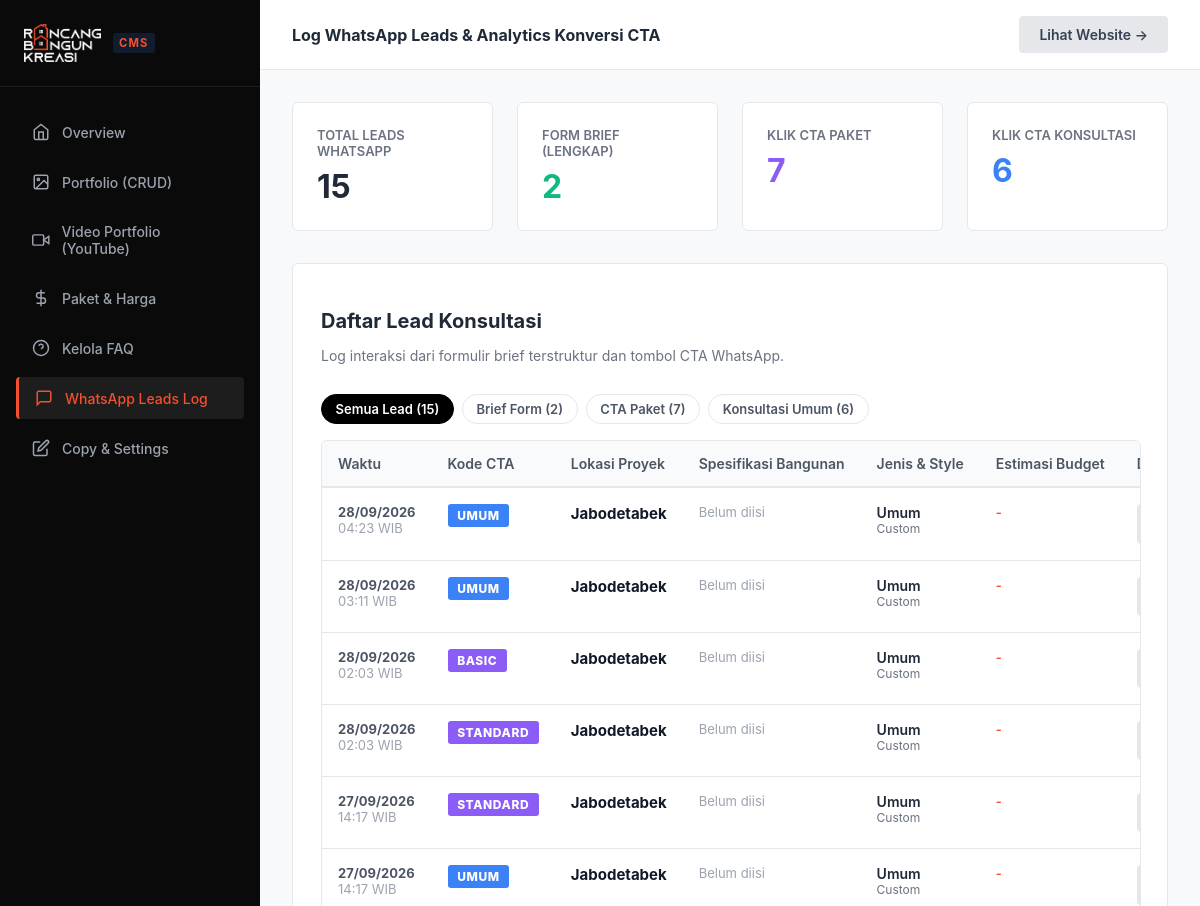
Page /admin/leads.php (signed in, upper part) on the earlier database version.
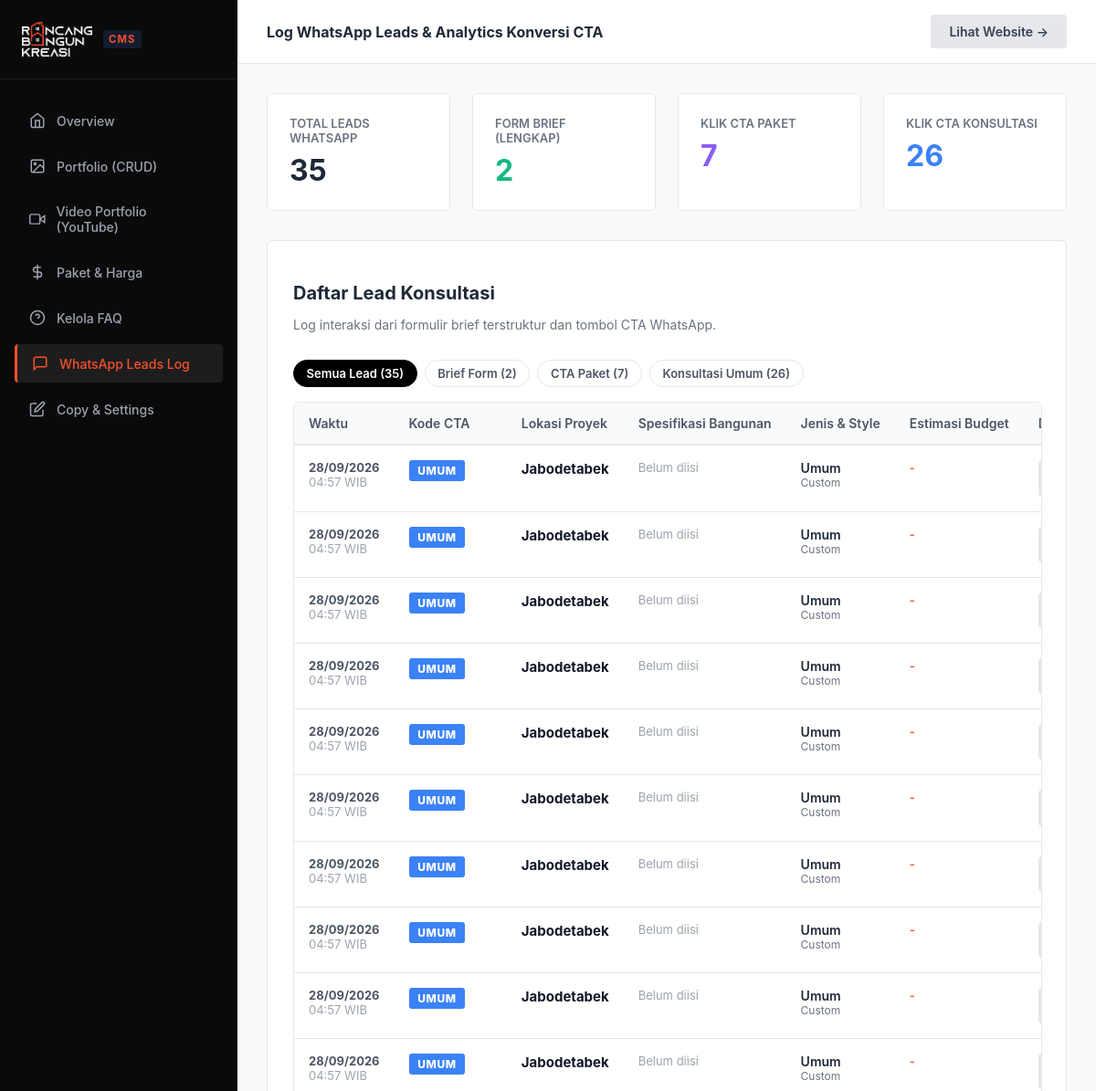
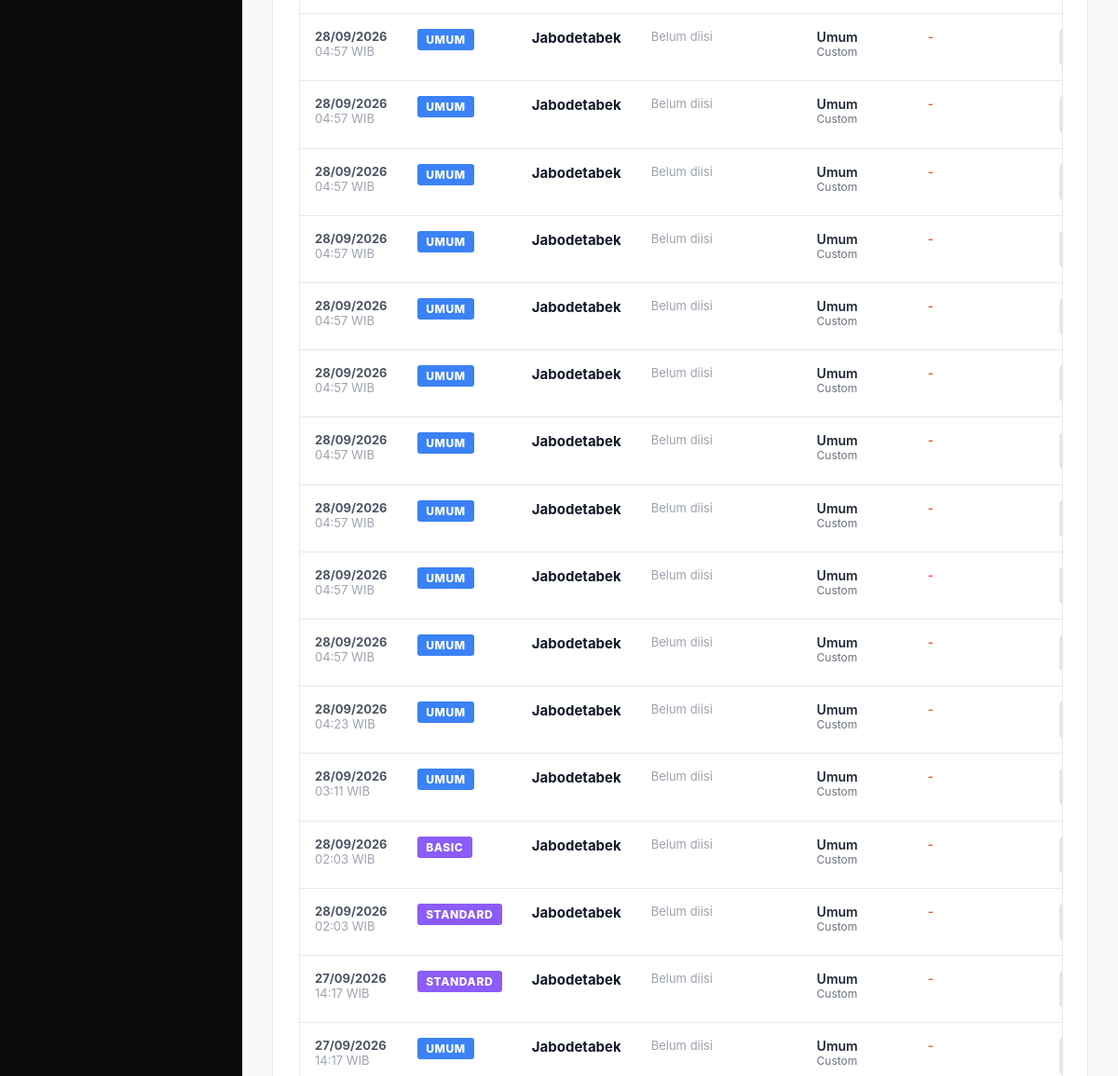
Same page on the later database version (2 pictures, top to bottom).
### tables this page shows
CREATE TABLE leads (
        id INTEGER PRIMARY KEY AUTOINCREMENT,
        name TEXT,
        wa_number TEXT,
        location TEXT,
        land_area TEXT,
        building_area TEXT,
        floors TEXT,
        building_type TEXT,
        style TEXT,
        budget TEXT,
        full_message TEXT,
        source_cta TEXT,
        status TEXT DEFAULT 'new',
        created_at DATETIME DEFAULT CURRENT_TIMESTAMP
    );

### config/auth.php (called while the page is built, shortened)
<?php
function e($string) {
    return htmlspecialchars($string ?? '', ENT_QUOTES, 'UTF-8');
}

### admin/leads.php (the view, shortened to what this page needs)
<?php
require_once __DIR__ . '/../config/auth.php';
$db = getDB();
$filter = $_GET['filter'] ?? 'all';
$sql = "SELECT * FROM leads";
$params = [];
$sql .= " ORDER BY created_at DESC";
$leads = $db->prepare($sql);
$leads->execute($params);
$leadsList = $leads->fetchAll();
$totalLeads = $db->query("SELECT COUNT(*) FROM leads")->fetchColumn();
$totalBriefs = $db->query("SELECT COUNT(*) FROM leads WHERE source_cta = 'LENGKAP'")->fetchColumn();
$totalPaket = $db->query("SELECT COUNT(*) FROM leads WHERE source_cta IN ('BASIC', 'STANDARD', 'PREMIUM', 'REKOMENDASI')")->fetchColumn();
$totalGeneral = $db->query("SELECT COUNT(*) FROM leads WHERE source_cta NOT IN ('LENGKAP', 'BASIC', 'STANDARD', 'PREMIUM', 'REKOMENDASI')")->fetchColumn();
?>
<!DOCTYPE html>
<html lang="id">
<head>
  <link rel="stylesheet" href="/assets/css/admin.css">
</head>
<body class="admin-body">
  <?php include __DIR__ . '/sidebar.php'; ?>
  <div class="admin-main">
    <div class="admin-topbar">
      <div><strong>Log WhatsApp Leads & Analytics Konversi CTA</strong></div>
      <a href="/" target="_blank" class="btn-admin btn-admin-secondary">Lihat Website &rarr;</a>
    </div>
    <div class="admin-content">
      <div class="stats-grid">
        <div class="stat-card">
          <div class="stat-label">Total Leads WhatsApp</div>
          <div class="stat-value"><?= $totalLeads; ?></div>
        </div>
        <div class="stat-card">
          <div class="stat-label">Form Brief (Lengkap)</div>
          <div class="stat-value" style="color: #10B981;"><?= $totalBriefs; ?></div>
        </div>
        <div class="stat-card">
          <div class="stat-label">Klik CTA Paket</div>
          <div class="stat-value" style="color: #8B5CF6;"><?= $totalPaket; ?></div>
        </div>
        <div class="stat-card">
          <div class="stat-label">Klik CTA Konsultasi</div>
          <div class="stat-value" style="color: #3B82F6;"><?= $totalGeneral; ?></div>
        </div>
      </div>
      <div class="card">
        <div style="display: flex; align-items: center; justify-content: space-between; flex-wrap: wrap; gap: 1rem; margin-bottom: 1rem;">
          <div>
            <h2 style="font-size: 1.25rem; font-weight: 700; margin-bottom: 0.25rem;">Daftar Lead Konsultasi</h2>
            <p style="font-size: 0.875rem; color: #6B7280;">Log interaksi dari formulir brief terstruktur dan tombol CTA WhatsApp.</p>
          </div>
          <div class="filter-pills" style="margin-bottom: 0;">
            <a href="/admin/leads.php?filter=all" class="filter-pill <?= $filter === 'all' ? 'active' : ''; ?>">Semua Lead (<?= $totalLeads; ?>)</a>
            <a href="/admin/leads.php?filter=brief" class="filter-pill <?= $filter === 'brief' ? 'active' : ''; ?>">Brief Form (<?= $totalBriefs; ?>)</a>
            <a href="/admin/leads.php?filter=paket" class="filter-pill <?= $filter === 'paket' ? 'active' : ''; ?>">CTA Paket (<?= $totalPaket; ?>)</a>
            <a href="/admin/leads.php?filter=umum" class="filter-pill <?= $filter === 'umum' ? 'active' : ''; ?>">Konsultasi Umum (<?= $totalGeneral; ?>)</a>
          </div>
        </div>
        <?php if (empty($leadsList)): ?>
          <div style="text-align: center; padding: 4rem 2rem; color: #9CA3AF; background: #F9FAFB; border-radius: 6px; border: 1px dashed #E5E7EB;">
            <svg width="48" height="48" viewBox="0 0 24 24" fill="none" stroke="currentColor" stroke-width="1.5" style="margin-bottom: 1rem; color: #D1D5DB;"><path d="M21 15a2 2 0 0 1-2 2H7l-4 4V5a2 2 0 0 1 2-2h14a2 2 0 0 1 2 2z"/></svg>
            <div style="font-size: 1rem; font-weight: 600; color: #374151;">Belum Ada Lead Tersimpan</div>
            <div style="font-size: 0.875rem; color: #6B7280; margin-top: 0.25rem;">Leads akan otomatis masuk ketika pengunjung mengklik CTA WhatsApp atau mengirim formulir brief.</div>
          </div>
        <?php else: ?>
          <div class="table-responsive">
            <table class="admin-table">
              <thead>
                <tr>
                  <th style="width: 130px;">Waktu</th>
                  <th style="width: 140px;">Kode CTA</th>
                  <th style="width: 180px;">Lokasi Proyek</th>
                  <th style="width: 200px;">Spesifikasi Bangunan</th>
                  <th style="width: 180px;">Jenis & Style</th>
                  <th style="width: 160px;">Estimasi Budget</th>
                  <th style="width: 160px;">Detail Brief</th>
                </tr>
              </thead>
              <tbody>
                <?php foreach ($leadsList as $lead): ?>
                  <?php
                    $ctaCode = strtoupper($lead['source_cta'] ?? 'UMUM');
                    $badgeClass = 'umum';
                    if ($ctaCode === 'LENGKAP') {
                        $badgeClass = 'lengkap';
                    } elseif (in_array($ctaCode, ['BASIC', 'STANDARD', 'PREMIUM', 'REKOMENDASI'])) {
                        $badgeClass = 'paket';
                    } elseif (in_array($ctaCode, ['SEBELUM-BANGUN', 'RUMAH', 'KOMERSIAL'])) {
                        $badgeClass = 'sebelum';
                    }
                  ?>
                  <tr>
                    <td style="white-space: nowrap; font-size: 0.8125rem; color: #4B5563;">
                      <strong><?= date('d/m/Y', strtotime($lead['created_at'])); ?></strong><br>
                      <span style="color: #9CA3AF;"><?= date('H:i', strtotime($lead['created_at'])); ?> WIB</span>
                    </td>
                    <td>
                      <span class="badge-cta <?= $badgeClass; ?>"><?= e($ctaCode); ?></span>
                    </td>
                    <td>
                      <strong style="color: #111827; font-size: 0.9375rem;"><?= e($lead['location'] ?? 'Jabodetabek'); ?></strong>
                    </td>
                    <td style="font-size: 0.8125rem; color: #374151;">
                      <?php if (!empty($lead['land_area']) || !empty($lead['building_area'])): ?>
                        <div>Tanah: <strong><?= e($lead['land_area'] ?? '-'); ?> m²</strong></div>
                        <div>Bangunan: <strong><?= e($lead['building_area'] ?? '-'); ?> m²</strong> (<?= e($lead['floors'] ?? '-'); ?>)</div>
                      <?php else: ?>
                        <span style="color: #9CA3AF;">Belum diisi</span>
                      <?php endif; ?>
                    </td>
                    <td>
                      <div style="font-weight: 600; color: #1F2937;"><?= e($lead['building_type'] ?? 'Umum'); ?></div>
                      <div style="font-size: 0.75rem; color: #6B7280;"><?= e($lead['style'] ?? 'Custom'); ?></div>
                    </td>
                    <td style="font-size: 0.8125rem; font-weight: 600; color: var(--admin-primary);">
                      <?= e($lead['budget'] ?? '-'); ?>
                    </td>
                    <td>
                      <button type="button" class="btn-admin btn-admin-secondary btn-view-brief" style="padding: 0.35rem 0.75rem; font-size: 0.75rem;" data-message="<?= e($lead['full_message']); ?>" data-cta="<?= e($ctaCode); ?>" data-date="<?= date('d M Y H:i', strtotime($lead['created_at'])); ?>">
                      </button>
                    </td>
                  </tr>
                <?php endforeach; ?>
              </tbody>
            </table>
          </div>
        <?php endif; ?>
      </div>
    </div>
  </div>
</body>
</html>

### admin/sidebar.php (shortened to what this page needs)
<?php
$currentPage = basename($_SERVER['PHP_SELF']);
?>
<div class="admin-sidebar">
  <div class="sidebar-header" style="display: flex; align-items: center; gap: 0.75rem;">
    <img src="/assets/images/logo-light.png" alt="RBK Studio Logo" style="height: 38px; width: auto; object-fit: contain;">
    <span style="font-size: 0.7rem; font-weight: 700; color: var(--admin-primary); letter-spacing: 0.1em; background: rgba(59,130,246,0.15); padding: 0.2rem 0.4rem; border-radius: 3px;">CMS</span>
  </div>
  <nav class="sidebar-nav">
    <a href="/admin/dashboard.php" class="sidebar-link <?= $currentPage == 'dashboard.php' ? 'active' : ''; ?>">
      <svg width="18" height="18" viewBox="0 0 24 24" fill="none" stroke="currentColor" stroke-width="2"><path d="M3 9l9-7 9 7v11a2 2 0 0 1-2 2H5a2 2 0 0 1-2-2z"/><polyline points="9 22 9 12 15 12 15 22"/></svg>
      Overview
    </a>
    <a href="/admin/portfolio.php" class="sidebar-link <?= $currentPage == 'portfolio.php' ? 'active' : ''; ?>">
      <svg width="18" height="18" viewBox="0 0 24 24" fill="none" stroke="currentColor" stroke-width="2"><rect x="3" y="3" width="18" height="18" rx="2"/><circle cx="8.5" cy="8.5" r="1.5"/><polyline points="21 15 16 10 5 21"/></svg>
      Portfolio (CRUD)
    </a>
    <a href="/admin/videos.php" class="sidebar-link <?= $currentPage == 'videos.php' ? 'active' : ''; ?>">
      <svg width="18" height="18" viewBox="0 0 24 24" fill="none" stroke="currentColor" stroke-width="2"><path d="M23 7l-7 5 7 5V7z"/><rect x="1" y="5" width="15" height="14" rx="2" ry="2"/></svg>
      Video Portfolio (YouTube)
    </a>
    <a href="/admin/pricing.php" class="sidebar-link <?= $currentPage == 'pricing.php' ? 'active' : ''; ?>">
      <svg width="18" height="18" viewBox="0 0 24 24" fill="none" stroke="currentColor" stroke-width="2"><line x1="12" y1="1" x2="12" y2="23"/><path d="M17 5H9.5a3.5 3.5 0 0 0 0 7h5a3.5 3.5 0 0 1 0 7H6"/></svg>
      Paket & Harga
    </a>
    <a href="/admin/faq.php" class="sidebar-link <?= $currentPage == 'faq.php' ? 'active' : ''; ?>">
      <svg width="18" height="18" viewBox="0 0 24 24" fill="none" stroke="currentColor" stroke-width="2"><circle cx="12" cy="12" r="10"/><path d="M9.09 9a3 3 0 0 1 5.83 1c0 2-3 3-3 3"/><line x1="12" y1="17" x2="12.01" y2="17"/></svg>
      Kelola FAQ
    </a>
    <a href="/admin/leads.php" class="sidebar-link <?= $currentPage == 'leads.php' ? 'active' : ''; ?>">
      <svg width="18" height="18" viewBox="0 0 24 24" fill="none" stroke="currentColor" stroke-width="2"><path d="M21 15a2 2 0 0 1-2 2H7l-4 4V5a2 2 0 0 1 2-2h14a2 2 0 0 1 2 2z"/></svg>
      WhatsApp Leads Log
    </a>
    <a href="/admin/content.php" class="sidebar-link <?= $currentPage == 'content.php' ? 'active' : ''; ?>">
      <svg width="18" height="18" viewBox="0 0 24 24" fill="none" stroke="currentColor" stroke-width="2"><path d="M11 4H4a2 2 0 0 0-2 2v14a2 2 0 0 0 2 2h14a2 2 0 0 0 2-2v-7"/><path d="M18.5 2.5a2.121 2.121 0 0 1 3 3L12 15l-4 1 1-4 9.5-9.5z"/></svg>
      Copy & Settings
    </a>
  </nav>
</div>

### assets/css/admin.css (style rules this page uses)
:root { --admin-sidebar-bg: #0A0A0A; --admin-content-bg: #F8F9FA; --admin-card-bg: #FFFFFF; --admin-border: #E5E7EB; --admin-text: #1F2937; --admin-muted: #6B7280; --admin-primary: #F5502D; --admin-primary-hover: #D83C1A; }
body.admin-body { font-family: 'Plus Jakarta Sans', -apple-system, sans-serif; background-color: var(--admin-content-bg); color: var(--admin-text); margin: 0; display: flex; min-height: 100vh; }
.admin-sidebar { width: 260px; background-color: var(--admin-sidebar-bg); color: #FFFFFF; display: flex; flex-direction: column; flex-shrink: 0; }
.sidebar-header { padding: 1.5rem; border-bottom: 1px solid rgba(255,255,255,0.08); font-weight: 700; font-size: 1.125rem; letter-spacing: 0.1em; display: flex; align-items: center; gap: 0.75rem; }
.sidebar-nav { padding: 1.5rem 1rem; display: flex; flex-direction: column; gap: 0.5rem; flex-grow: 1; }
.sidebar-link { color: #9CA3AF; padding: 0.75rem 1rem; border-radius: 4px; text-decoration: none; font-size: 0.875rem; font-weight: 500; display: flex; align-items: center; gap: 0.75rem; transition: all 0.2s ease; }
.sidebar-link:hover, .sidebar-link.active { background: rgba(255, 255, 255, 0.08); color: #FFFFFF; }
.sidebar-link.active { border-left: 3px solid var(--admin-primary); color: var(--admin-primary); }
.admin-main { flex-grow: 1; display: flex; flex-direction: column; min-width: 0; overflow-x: hidden; }
.admin-topbar { background: #FFFFFF; padding: 1rem 2rem; border-bottom: 1px solid var(--admin-border); display: flex; align-items: center; justify-content: space-between; }
.admin-content { padding: 2rem; flex-grow: 1; }
.stats-grid { display: grid; grid-template-columns: repeat(4, 1fr); gap: 1.5rem; margin-bottom: 2rem; }
.stat-card { background: var(--admin-card-bg); padding: 1.5rem; border-radius: 6px; border: 1px solid var(--admin-border); display: flex; flex-direction: column; }
.stat-label { font-size: 0.8125rem; color: var(--admin-muted); font-weight: 600; text-transform: uppercase; margin-bottom: 0.5rem; }
.stat-value { font-size: 2rem; font-weight: 700; color: var(--admin-text); }
.card { background: var(--admin-card-bg); border: 1px solid var(--admin-border); border-radius: 6px; padding: 1.75rem; margin-bottom: 2rem; }
.btn-admin { padding: 0.625rem 1.25rem; font-size: 0.875rem; font-weight: 600; border-radius: 4px; border: none; cursor: pointer; display: inline-flex; align-items: center; gap: 0.5rem; text-decoration: none; }
.btn-admin-secondary { background: #E5E7EB; color: #374151; }
.table-responsive { width: 100%; overflow-x: auto; -webkit-overflow-scrolling: touch; margin-top: 1rem; border: 1px solid var(--admin-border); border-radius: 6px; }
.admin-table { width: 100%; border-collapse: collapse; font-size: 0.875rem; min-width: 900px; }
.admin-table th { background: #F9FAFB; font-weight: 600; color: #4B5563; padding: 0.875rem 1rem; text-align: left; border-bottom: 2px solid var(--admin-border); white-space: nowrap; }
.admin-table td { padding: 1rem; text-align: left; border-bottom: 1px solid var(--admin-border); vertical-align: top; }
.badge-cta { display: inline-block; padding: 0.25rem 0.6rem; font-size: 0.75rem; font-weight: 800; border-radius: 3px; letter-spacing: 0.05em; text-transform: uppercase; }
.badge-cta.umum { background: #3B82F6; color: #FFFFFF; }
.badge-cta.paket { background: #8B5CF6; color: #FFFFFF; }
.filter-pills { display: flex; gap: 0.5rem; flex-wrap: wrap; margin-bottom: 1.5rem; }
.filter-pill { padding: 0.4rem 0.85rem; font-size: 0.8125rem; font-weight: 600; border-radius: 20px; border: 1px solid var(--admin-border); background: #FFF; color: #4B5563; text-decoration: none; transition: all 0.2s ease; }
.filter-pill.active, .filter-pill:hover { background: #000; color: #FFF; border-color: #000; }

Differences in the rows shown:
added leads: created_at "28/09/2026", created_at "04:57", source_cta "UMUM", location "Jabodetabek", shows "Belum diisi", building_type "Umum", style "Custom", budget "-"
added leads: created_at "28/09/2026", created_at "04:57", source_cta "UMUM", location "Jabodetabek", shows "Belum diisi", building_type "Umum", style "Custom", budget "-"
added leads: created_at "28/09/2026", created_at "04:57", source_cta "UMUM", location "Jabodetabek", shows "Belum diisi", building_type "Umum", style "Custom", budget "-"
added leads: created_at "28/09/2026", created_at "04:57", source_cta "UMUM", location "Jabodetabek", shows "Belum diisi", building_type "Umum", style "Custom", budget "-"
added leads: created_at "28/09/2026", created_at "04:57", source_cta "UMUM", location "Jabodetabek", shows "Belum diisi", building_type "Umum", style "Custom", budget "-"
added leads: created_at "28/09/2026", created_at "04:57", source_cta "UMUM", location "Jabodetabek", shows "Belum diisi", building_type "Umum", style "Custom", budget "-"
added leads: created_at "28/09/2026", created_at "04:57", source_cta "UMUM", location "Jabodetabek", shows "Belum diisi", building_type "Umum", style "Custom", budget "-"
added leads: created_at "28/09/2026", created_at "04:57", source_cta "UMUM", location "Jabodetabek", shows "Belum diisi", building_type "Umum", style "Custom", budget "-"
added leads: created_at "28/09/2026", created_at "04:57", source_cta "UMUM", location "Jabodetabek", shows "Belum diisi", building_type "Umum", style "Custom", budget "-"
added leads: created_at "28/09/2026", created_at "04:57", source_cta "UMUM", location "Jabodetabek", shows "Belum diisi", building_type "Umum", style "Custom", budget "-"
added leads: created_at "28/09/2026", created_at "04:57", source_cta "UMUM", location "Jabodetabek", shows "Belum diisi", building_type "Umum", style "Custom", budget "-"
added leads: created_at "28/09/2026", created_at "04:57", source_cta "UMUM", location "Jabodetabek", shows "Belum diisi", building_type "Umum", style "Custom", budget "-"
added leads: created_at "28/09/2026", created_at "04:57", source_cta "UMUM", location "Jabodetabek", shows "Belum diisi", building_type "Umum", style "Custom", budget "-"
added leads: created_at "28/09/2026", created_at "04:57", source_cta "UMUM", location "Jabodetabek", shows "Belum diisi", building_type "Umum", style "Custom", budget "-"
added leads: created_at "28/09/2026", created_at "04:57", source_cta "UMUM", location "Jabodetabek", shows "Belum diisi", building_type "Umum", style "Custom", budget "-"
added leads: created_at "28/09/2026", created_at "04:57", source_cta "UMUM", location "Jabodetabek", shows "Belum diisi", building_type "Umum", style "Custom", budget "-"
added leads: created_at "28/09/2026", created_at "04:57", source_cta "UMUM", location "Jabodetabek", shows "Belum diisi", building_type "Umum", style "Custom", budget "-"
added leads: created_at "28/09/2026", created_at "04:57", source_cta "UMUM", location "Jabodetabek", shows "Belum diisi", building_type "Umum", style "Custom", budget "-"
added leads: created_at "28/09/2026", created_at "04:57", source_cta "UMUM", location "Jabodetabek", shows "Belum diisi", building_type "Umum", style "Custom", budget "-"
added leads: created_at "28/09/2026", created_at "04:57", source_cta "UMUM", location "Jabodetabek", shows "Belum diisi", building_type "Umum", style "Custom", budget "-"
Other differences:
$totalLeads: "15" → "35"
$totalGeneral: "6" → "26"
